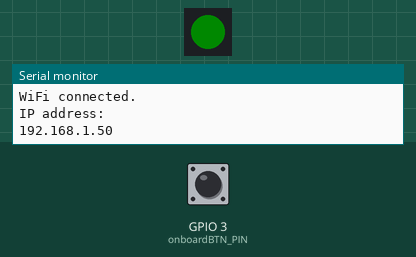
A sketch run on a simulated ESP32-C3. Parts: 1 RGB LEDs in strip order, left to right, the last lines printed to the serial monitor. The test bench sets the inputs (shaded band); at power-on: GPIO 3 (onboardBTN_PIN) HIGH. Dim RGB values are drawn brighter than linear; WiFi joins after 1.5 s; servers stay silent unless stated.

Above: at 2.7 s.
2.8 s: GPIO 3 (onboardBTN_PIN) pulled LOW for 0.15 s
At 3.4 s:
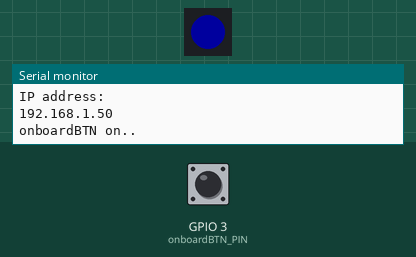
At 5.8 s:
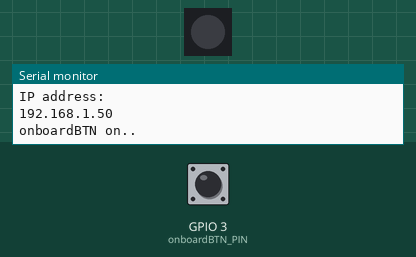
Timing chart, 0 to 11.8 s (numbered marks = the images above; inputs shaded):
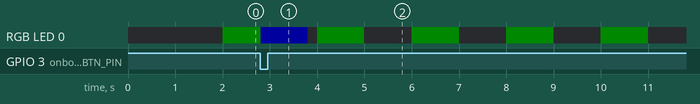

The sketch:

M5StampC3_SendMail_20240506.ino
```cpp
#include <Adafruit_NeoPixel.h>//オンボードLEDでも使用している
#include <time.h>
#include <WiFi.h>                          //WiFiライブラリ
#include <ESP_Mail_Client.h>               //メール送信ライブラリ
#define WIFI_SSID "aterm-0dfd8a-g"         //WiFiのSSID
#define WIFI_PASSWORD "9e6b4a5f07432"       //SSIDに合った暗号キー
#define SMTP_server "smtp.gmail.com"       //googleのSMTPアドレス
#define SMTP_Port 465                      //SMTPポート
#define sender_name "M5StampC3"                //送信者の名前
#define sender_email "myexperiment2020@gmail.com"    //送信者のGMailアドレス。アカウント名としても使う
#define sender_password "aattyozmhzwsjury"    //メールパスワード。　Googleのアプリ送信許可を得たもの。2段階認証の手続きで新たにもらえる。
#define Recipient_email "zeatec.hirai@gmail.com"    //送信先メールアドレス
#define Recipient_name ""                  //送信先名。空欄でよい。
#define onboardLED 2//オンボードLED picoは27
#define onboardBTN_PIN 3//オンボードタクトスイッチ picoは39

Adafruit_NeoPixel pixels0(1, onboardLED);
//Adafruit_NeoPixel pixels0(1, onboardLED, NEO_GRB + NEO_KHZ800);
SMTPSession smtp;  //電子メール送信に使用するSMTPセッションオブジェクトを作成する。
hw_timer_t * timer = NULL;

int8_t count_timer_10 = 0;
int8_t count_timer_10_one = 0;
int8_t count_timer_100 = 0;
int8_t count_timer_100_one = 0;
int8_t count_timer_500 = 0;
int8_t count_timer_500_one = 0;
int16_t count_timer_1000 = 0;
int16_t count_timer_1000_one = 0;
int16_t count_timer_LCD_one = 0;
int16_t count_onbordLed_one = 0;
int16_t count_flicker_100 = 0;
int16_t count_flicker_500 = 0;
int16_t count_flicker_1000 = 0;
int16_t count_beep_100 = 0;
uint8_t onboardBTN = 0;
uint8_t onboardBTN_re = 0;
uint8_t onboardBTN_one = 0;
uint8_t checkON_count = 0;
uint8_t sendmail_status = 0;

uint32_t colors[] = {
    pixels0.Color(10, 0, 0), //0 Red
    pixels0.Color(0, 10, 0), //1 Green
    pixels0.Color(0, 0, 30), //2 Blue
    pixels0.Color(10, 0, 10), //3 Pink
    pixels0.Color(10, 10, 0), //4 Yellow
    pixels0.Color(10, 3, 0),//5 Orange
    pixels0.Color(0, 10, 10), //6 Light blue
    pixels0.Color(10, 10, 10),//7 White
    pixels0.Color(30, 0, 0)};//8 Red
const uint8_t COLORS_LEN = (uint8_t)(sizeof(colors) / sizeof(colors[0]));

void onTimer(){
  count_timer_10_one = 1;
  if(count_timer_100==9){count_timer_100 = 0;
    count_timer_100_one = 1;
    count_timer_LCD_one = 1;
    count_onbordLed_one = 1;
    if(count_flicker_100 == 0){  count_flicker_100 = 1;
    }else{                        count_flicker_100 = 0;}

    if(count_beep_100 == 0){}else{count_beep_100--;}//ビープ音長さ

    if(checkON_count == 0){}else{checkON_count--;}//Check表示時間
  }else{                  count_timer_100++;  }

  if(count_timer_500==49){count_timer_500 = 0;
    count_timer_500_one = 1;
    //Serial.printf("millis(500)= %u ms\n", millis());//デバッグ用

    if(count_flicker_500 == 0){  count_flicker_500 = 1;
    }else{                        count_flicker_500 = 0;}
  }else{                    count_timer_500++;      }

  if(count_timer_1000==99){count_timer_1000 = 0;
    count_timer_1000_one = 1;
    //Serial.printf("millis(1000)= %u ms\n", millis());//デバッグ用

    if(count_flicker_1000 == 0){  count_flicker_1000 = 1;
    }else{                        count_flicker_1000 = 0;}
  }else{                    count_timer_1000++;      }
}

void setup(){
  pixels0.begin();  // initialize the pixel オンボードLED
  //pixels.setBrightness(100);
  Serial.begin(115200);

  //割り込み処理の初期化
  timer = timerBegin(0, 80, true);// タイマ作成
  timerAttachInterrupt(timer, &onTimer, true); //タイマ割り込みサービス・ルーチン onTimer を登録
  timerAlarmWrite(timer, 10000, true);// 割り込みタイミングの設定 10000=10msec
  timerAlarmEnable(timer);// タイマ有効化

  //入出力設定
  //pinModeの設定値:INPUT_PULLUP,INPUT,OUTPUT
  pinMode(onboardBTN_PIN, INPUT_PULLUP);//オンボードタクトスイッチ
  // pinMode(0,INPUT);//
  // pinMode(1,INPUT);//
  // pinMode(4,INPUT);//
  //pinMode(Pin_G6, INPUT_PULLUP);//

  Serial.println();
  Serial.print("Connecting...");

  WiFi.begin(WIFI_SSID, WIFI_PASSWORD);
  while (WiFi.status() != WL_CONNECTED)

  Serial.println("");
  Serial.println("WiFi connected.");
  Serial.println("IP address: ");
  Serial.println(WiFi.localIP());
  Serial.println();

  sendmail_status = 10;
}

void loop(){

  io_prosess();

  if(onboardBTN_one==2){onboardBTN_one = 1;
    //pixels0.setPixelColor(0, colors[4]);//White
    sendmail_status = 20;
  }else if(onboardBTN_one==1){onboardBTN_one = 0;

    //メール送信
    send_mail();

    sendmail_status = 10;
  }

}

void send_mail(){
  //メール設定
  smtp.debug(1);  //デバッグモードを指定。0=行わない 1=基本デバッグを行う

  ESP_Mail_Session session;
  session.server.host_name = SMTP_server ;
  session.server.port = SMTP_Port;
  session.login.email = sender_email;
  session.login.password = sender_password;
  session.login.user_domain = "";

  //メッセージクラスの宣言
  char *subject = "メール送信テスト 202405062231";//メールの件名
  SMTP_Message message;
  message.sender.name = sender_name;
  message.sender.email = sender_email;
  message.subject = subject;
  message.addRecipient(Recipient_name,Recipient_email);

  //テキストメッセージの作成
  String textMsg = "このメッセージが見れたらＯＫ。";//ここにメールの本文を書きます
  message.text.content = textMsg.c_str();
  message.text.charSet = "utf-8";
  message.text.transfer_encoding = Content_Transfer_Encoding::enc_7bit;

  //メール送信
  if (!smtp.connect(&session)){
    return;
  }

  if (!MailClient.sendMail(&smtp, &message)){
    Serial.println("Error sending Email, " + smtp.errorReason());
  }
}

void io_prosess(){
  //入出力処理

  //オンボードスイッチ
  onboardBTN = digitalRead(onboardBTN_PIN);
  if(onboardBTN != onboardBTN_re && onboardBTN == 0){
    onboardBTN_one = 2;
    Serial.printf("onboardBTN on..\n");
  }
  onboardBTN_re = onboardBTN;

  if(count_onbordLed_one!=0){count_onbordLed_one == 0;
    //オンボードLEDを制御
    if(sendmail_status == 10){
      if(count_flicker_1000 == 0){
        pixels0.setPixelColor(0, colors[1]);//Green
      }else{
        pixels0.clear();
      }
    }else if(sendmail_status == 20){
      pixels0.setPixelColor(0, colors[2]);//
    }
    pixels0.show();
  }

  //アナログ入力
  //int an0 = analogRead(0);

  //デジタル入力
  //onBTN = !digitalRead(Pin_G6);//無線リモコンからのON信号
  //checkBTN = !digitalRead(Pin_G7);//無線リモコンからのCheck信号

}
```
